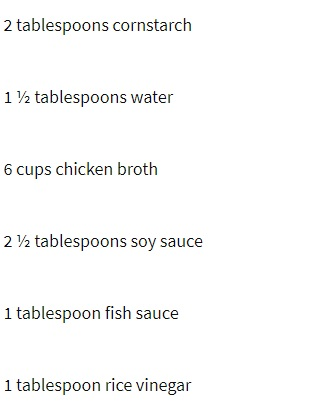
#> input picture app/temp/input.jpg, 315 x 413 px, given in place of 00096.jpg, which was not available
$ jupyter execute --allow-errors preprocessing.ipynb
#> lines starting #> are read from the running program, lines starting #| are printed output that depends on the picture; after the words box and inside, x2 and y2 are one past the last pixel; in counts of white or black regions, pixels touching at a corner belong together; pictures that were not available may be replaced by others from this repository, and a replacement may not be noted
[cell 1]
from skimage.filters import threshold_local
import numpy as np
import argparse
import cv2
import imutils
import matplotlib.pyplot as plt

[cell 2]
# load the image and compute the ratio of the old height
# to the new height, clone it, and resize it
image = cv2.imread('00096.jpg')
#> image is the input picture: shape (413, 315, 3); mean B, G, R 249, 249.3, 249.1
ratio = image.shape[0] / 500.0
#> ratio = 0.826
orig = image.copy()
image = imutils.resize(image, height = 500)
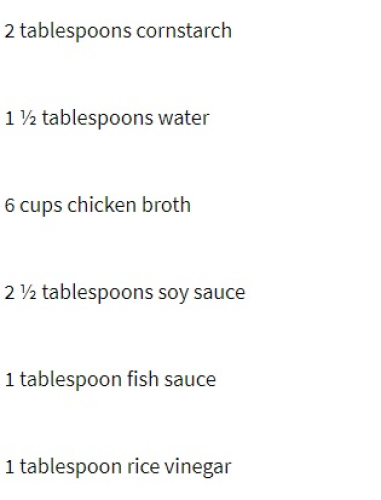
#> image: shape (500, 381, 3); mean B, G, R 249, 249.3, 249.1

[cell 3]
# convert the image to grayscale, blur it, and find edges
# in the image
gray = cv2.cvtColor(image, cv2.COLOR_BGR2GRAY)
gray = cv2.GaussianBlur(gray, (5, 5), 0)
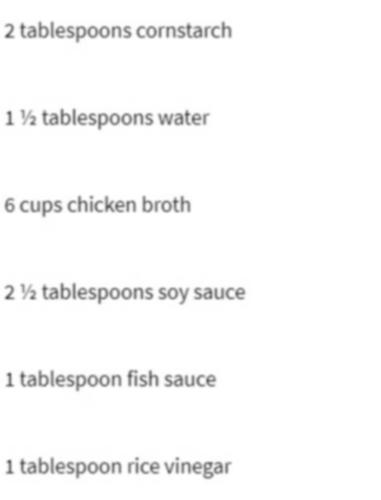
#> gray: shape (500, 381); min 81, max 255, mean 249.2
edged = cv2.Canny(gray, 75, 200)
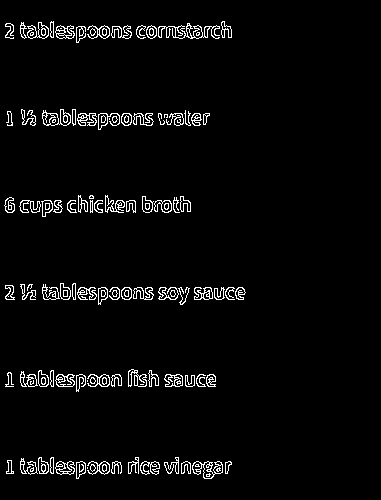
#> edged: shape (500, 381); 3.5% white in thin lines or dots, all inside (x1, y1, x2, y2) = (4, 21, 246, 479)

[cell 4]
plt.imshow(edged, cmap='gray')

[cell 5]
# find the contours in the edged image, keeping only the
# largest ones, and initialize the screen contour
cnts = cv2.findContours(edged.copy(), cv2.RETR_LIST, cv2.CHAIN_APPROX_SIMPLE)
#> cnts = 301 contours, 101 with area under 20; largest, box (x1, y1, x2, y2) and area: (192, 461, 223, 479) 308, (42, 109, 71, 126) 300, (158, 23, 220, 39) 238, (27, 22, 49, 39) 207, (55, 374, 75, 387) 191
cnts = imutils.grab_contours(cnts)
cnts = sorted(cnts, key = cv2.contourArea, reverse = True)[:5]
#> cnts = 5 contours; box (x1, y1, x2, y2) and area: (192, 461, 223, 479) 308, (42, 109, 71, 126) 300, (158, 23, 220, 39) 238, (27, 22, 49, 39) 207, (55, 374, 75, 387) 191

# loop over the contours
for c in cnts:
    # approximate the contour
    peri = cv2.arcLength(c, True)
    approx = cv2.approxPolyDP(c, 0.02 * peri, True)

    # if our approximated contour has four points, then we
    # can assume that we have found our screen
    if len(approx) == 4:
        screenCnt = approx
        break
#> this loop made 5 passes
#> peri on passes 1 to 5: 143.6, 113.6, 459.9, 100.4, 63.46

#> (the rest of this cell did not finish here and is left out)
